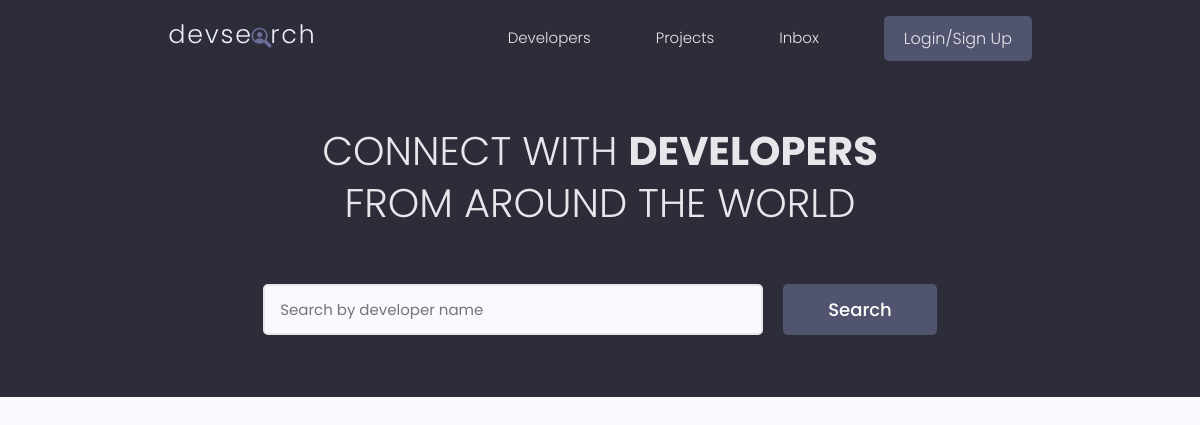
The app's page /, older data.
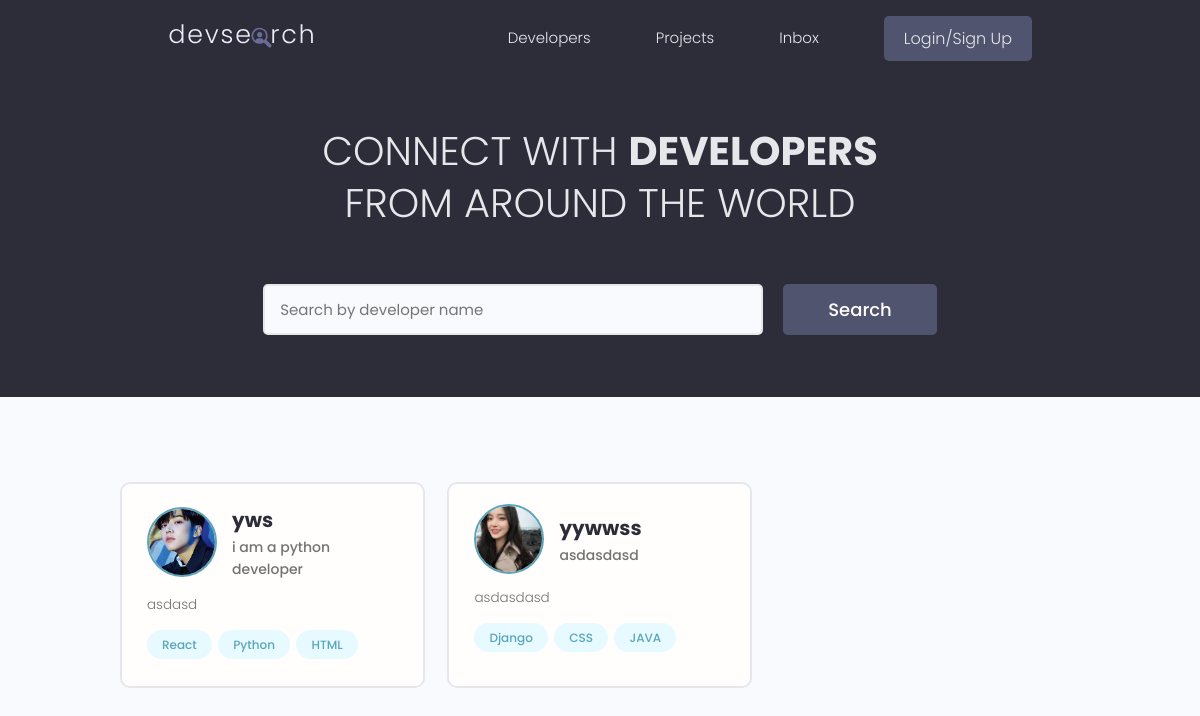
The same page, newer data.
### users/models.py (models this page shows, shortened)
class Profile(models.Model):
    user = models.OneToOneField(User, on_delete=models.CASCADE, null=True, blank=True)
    name = models.CharField(max_length=200, null=True, blank=True)
    email = models.EmailField(max_length=500, null=True, blank=True)
    username = models.CharField(max_length=200, null=True, blank=True)
    location = models.CharField(max_length=200, null=True, blank=True)
    short_intro = models.CharField(max_length=200, null=True, blank=True)
    bio = models.TextField(null=True, blank=True)
    profile_image = models.ImageField(
        null=True, blank=True, upload_to='profiles/', default='profiles/user-default.png')
    social_github = models.CharField(max_length=200, null=True, blank=True)
    social_twitter = models.CharField(max_length=200, null=True, blank=True)
    social_linkein = models.CharField(max_length=200, null=True, blank=True)
    social_youtube = models.CharField(max_length=200, null=True, blank=True)
    social_website = models.CharField(max_length=200, null=True, blank=True)
    created = models.DateTimeField(auto_now_add=True)
    id = models.UUIDField(default=uuid4, unique=True, primary_key=True, editable=False)

class Skill(models.Model):
    owner = models.ForeignKey(Profile, on_delete=models.CASCADE, null=True, blank=True)
    name = models.CharField(max_length=200, null=True, blank=True)
    description = models.TextField(null=True, blank=True)
    created = models.DateTimeField(auto_now_add=True)
    id = models.UUIDField(default=uuid4, unique=True, primary_key=True, editable=False)
    def __str__(self):
        return str(self.name)

### users/views.py (the view)
# urls.py: path('', profiles, name='profiles'),
def profiles(request):
    profiles = Profile.objects.all()
    context = {'profiles':profiles}
    return render(request, 'users/profiles.html', context)

### users/templates/users/profiles.html (shortened to what this page needs)
{% extends 'main.html' %}
{% block content %}
<main class="home">
    <section class="hero-section text-center">
        <div class="container container--narrow">
            <div class="hero-section__box">
                <h2>CONNECT WITH <span>DEVELOPERS</span></h2>
                <h2>FROM AROUND THE WORLD</h2>
            </div>
            <div class="hero-section__search">
                <form class="form" action="#" method="get">
                    <div class="form__field">
                        <input class="input input--text" id="formInput#search" type="text" name="text"
                            placeholder="Search by developer name" />
                    </div>
                    <input class="btn btn--sub btn--lg" type="submit" value="Search" />
                </form>
            </div>
        </div>
    </section>
    <section class="devlist">
        <div class="container">
            <div class="grid grid--three">
                {% for profile in profiles %}
                <div class="column card">
                    <div class="dev">
                        <a href="{% url 'user-profile' pk=profile.id %}" class="card__body">
                            <div class="dev__profile">
                                <img class="avatar avatar--md" src="{{profile.profile_image.url}}" alt="image" />
                                <div class="dev__meta">
                                    <h3>{{profile.name}}</h3>
                                    <h5>{{profile.short_intro|slice:"60"}}</h5>
                                </div>
                            </div>
                            <p class="dev__info">{{profile.bio|slice:"150"}}</p>
                            <div class="dev__skills">
                                {% for skill in profile.skill_set.all|slice:"5" %}
                                <span class="tag tag--pill tag--main">
                                    <small>{{skill}}</small>
                                </span>
                                {% endfor %}
                            </div>
                        </a>
                    </div>
                </div>
                {% endfor %}
            </div>
        </div>
    </section>
</main>
{% endblock %}

Row changes from the older to the newer data that the page shows:
added Profile: profile_image (picture), name "yws", short_intro "i am a python developer", bio "asdasd"
added Skill: name "React", shown under "yws"
added Skill: name "Python", shown under "yws"
added Skill: name "HTML", shown under "yws"
added Profile: profile_image (picture), name "yywwss", short_intro "asdasdasd", bio "asdasdasd"
added Skill: name "Django", shown under "yywwss"
added Skill: name "CSS", shown under "yywwss"
added Skill: name "JAVA", shown under "yywwss"
